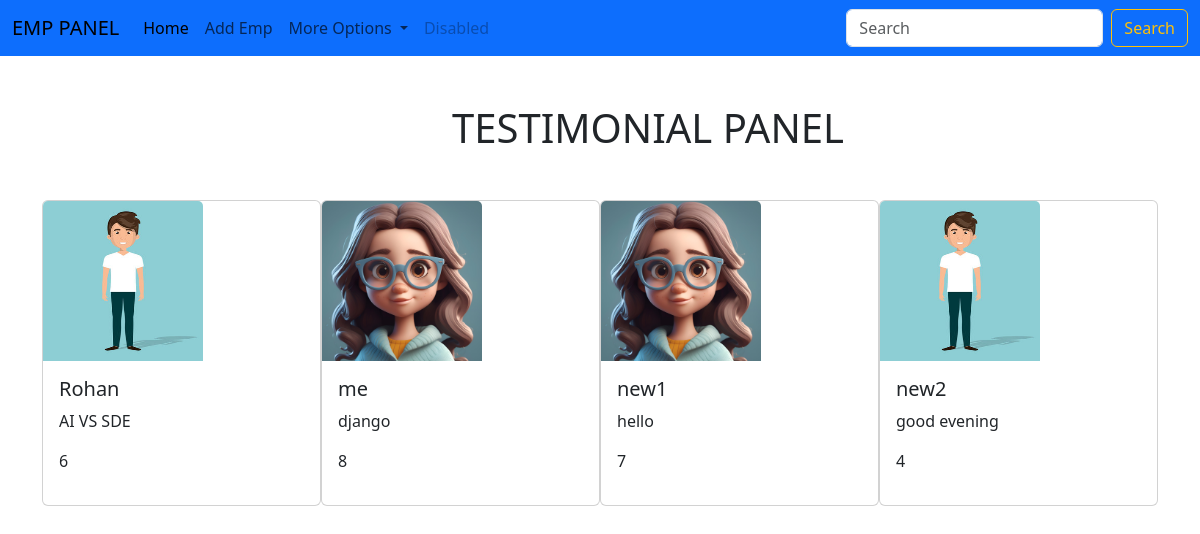
Page /emp/testi/ on the committed database.
### emp/models.py (models this page shows, shortened)
class Testimonial(models.Model):
    user=models.ForeignKey(User,on_delete=models.SET_NULL,null=True,blank=True)
    name=models.CharField(max_length=200)
    content=models.TextField()
    picture=models.ImageField(upload_to='testimonial/')
    rating=models.IntegerField(max_length=1)

### emp/views.py (the view)
# urls.py: path('testi/',views.testimonial),
def testimonial(request):
     tes=Testimonial.objects.all()
     return render(request,'emp/testi.html',{
          'testi':tes
     })

### templates/emp/testi.html (shortened to what this page needs)
<!DOCTYPE html>
<html>
  <head>
    <link
      href="https://cdn.jsdelivr.net/npm/bootstrap@5.3.3/dist/css/bootstrap.min.css"
      rel="stylesheet"
    />
    <link rel="stylesheet" href="" />
  </head>
  <body>
    {% include "emp/emp_nav.html" %}
    <div class="container">
      <div class="row">
        <h1 style="text-align: center; margin: 3rem">TESTIMONIAL PANEL</h1>
        <div
          class="flex flex-row h-full w-full"
          style="
            display: flex;
            flex-direction: row;
            width: 100%;
            height: 100%;
            justify-content: center;
          "
        >
          {% for i in testi %}
          <div class="card" style="width: 18rem">
            <img
              src="{{i.picture.url}}"
              class="card-img-top"
              alt="..."
              style="height: 10rem; width: 10rem"
            />
            <div class="card-body">
              <h5 class="card-title">{{i.name}}</h5>
              <p class="card-text">{{i.content}}</p>
              <p>{{i.rating}}</p>
            </div>
          </div>
          {% endfor %}
        </div>
      </div>
    </div>
  </body>
</html>

### templates/emp/emp_nav.html (shortened to what this page needs)
<nav class="navbar navbar-expand-lg bg-primary">
  <div class="container-fluid">
    <a class="navbar-brand" href="#">EMP PANEL</a>
    <div class="collapse navbar-collapse" id="navbarSupportedContent">
      <ul class="navbar-nav me-auto mb-2 mb-lg-0">
        <li class="nav-item">
          <a class="nav-link active" aria-current="page" href="/emp/home"
            >Home</a
          >
        </li>
        <li class="nav-item">
          <a class="nav-link" href="/emp/addEmp">Add Emp</a>
        </li>
        <li class="nav-item dropdown">
          <a
            class="nav-link dropdown-toggle"
            href="#"
            role="button"
            data-bs-toggle="dropdown"
            aria-expanded="false"
          >
            More Options
          </a>
        </li>
        <li class="nav-item">
          <a class="nav-link disabled" aria-disabled="true">Disabled</a>
        </li>
      </ul>
      <form class="d-flex" role="search">
        <input
          class="form-control me-2"
          type="search"
          placeholder="Search"
          aria-label="Search"
        />
        <button class="btn btn-outline-warning" type="submit">Search</button>
      </form>
    </div>
  </div>
</nav>

### rows in the picture
Testimonial: picture (picture), name "Rohan", content "AI VS SDE", rating "6"
Testimonial: picture (picture), name "me", content "django", rating "8"
Testimonial: picture (picture), name "new1", content "hello", rating "7"
Testimonial: picture (picture), name "new2", content "good evening", rating "4"
